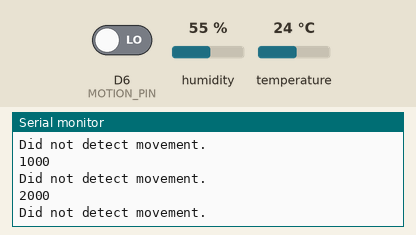
A sketch run on a simulated Particle Photon. Parts: the last lines printed to the serial monitor. The test bench sets the inputs (shaded band); at power-on: D6 (MOTION_PIN) LOW, humidity 55 %, temperature 24 °C. The local clock reads 2024-03-15 10:24:30 at power-on unless the sketch sets it.

Above: at 2.8 s.
2.9 s: D6 (MOTION_PIN) driven HIGH
At 3.8 s:
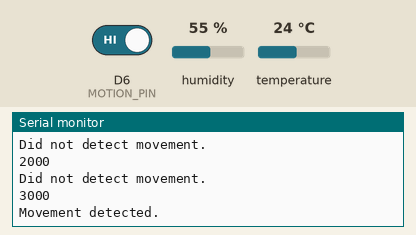
5.5 s: humidity set to 22 %
At 6.8 s:
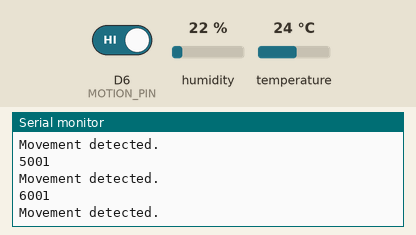
13.0 s: D6 (MOTION_PIN) driven LOW
At 13.9 s:
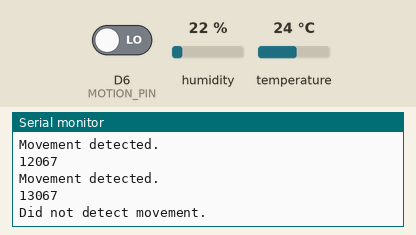
Timing chart, 0 to 15.5 s (numbered marks = the images above; inputs shaded):
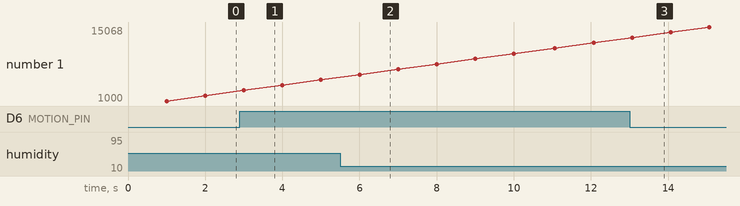

Measured:
- after the input at 2.9 s, the serial monitor: prints a new line after 0.10 s (image 1)
- after the input at 13.0 s, the serial monitor: prints a new line after 0.07 s (image 3)

The sketch:

motionv1.ino
```cpp
// This #include statement was automatically added by the Particle IDE.


#include <Adafruit_DHT.h>

#define DHTPIN 3    // what pin we're connected to

#define DHTTYPE DHT11		// DHT 11
//define DHTTYPE DHT22      // DHT 22(AM2302)
//#define DHTTYPE DHT21		// DHT 21 (AM2301)

#define MOTION_PIN D6

DHT dht(DHTPIN, DHTTYPE);
int counter = 0;
unsigned long lastNotify = 0;
bool notified = true;


void setup() {
	Serial.begin(9600);
	Serial.println("DHT and Motion!");
    pinMode(MOTION_PIN, INPUT);
	dht.begin();
}

void loop() {

    unsigned long now = millis();

    if(digitalRead(MOTION_PIN)==HIGH) {
        Serial.println("Movement detected.");
        if((now - lastNotify) >= 60000){
            Particle.publish("Motion_Sensor","MOTION",PRIVATE);
            lastNotify = now;
            notified = false;
            Serial.printlnf("%lu", now);
            }
      } else {
        Serial.println("Did not detect movement.");
      }

    if((now-lastNotify) >= 60000 && notified == false){
        Particle.publish("Motion_Sensor","NO_MOTION",PRIVATE);
        notified = true;
    }
    // Wait a few seconds between measurements.
	delay(1000);
    counter += 1;
    Serial.println(millis());
    if(counter > 9){
        GetTemp();
        counter = 0;
    }


}


void GetTemp() {
// Reading temperature or humidity takes about 250 milliseconds!
// Sensor readings may also be up to 2 seconds 'old' (its a
// very slow sensor)
	float h = dht.getHumidity();
// Read temperature as Celsius
	float t = dht.getTempCelcius();
// Read temperature as Farenheit
	float f = dht.getTempFarenheit();

// Check if any reads failed and exit early (to try again).
	if (isnan(h) || isnan(t) || isnan(f)) {
		Serial.println("Failed to read from DHT sensor!");
		return;
	}

// Compute heat index
// Must send in temp in Fahrenheit!
	float hi = dht.getHeatIndex();
	float dp = dht.getDewPoint();
	float k = dht.getTempKelvin();

	Serial.print("Humid: ");
	Serial.print(h);
	Serial.print("% - ");
	Serial.print("Temp: ");
	Serial.print(t);
	Serial.print("*C ");
	Serial.print(f);
	Serial.print("*F ");
	Serial.print(k);
	Serial.print("*K - ");
	Serial.print("DewP: ");
	Serial.print(dp);
	Serial.print("*C - ");
	Serial.print("HeatI: ");
	Serial.print(hi);
	Serial.println("*C");
	Serial.println(Time.timeStr());

    //Publish to Particle console for use by API
    Particle.publish("readings", String::format("{\"Hum(\%)\": %4.2f, \"Temp(°C)\": %4.2f, \"DP(°C)\": %4.2f}", h, t, dp));
    Particle.publish("Temperature", String::format("%4.2f",t),PRIVATE);
}
```
